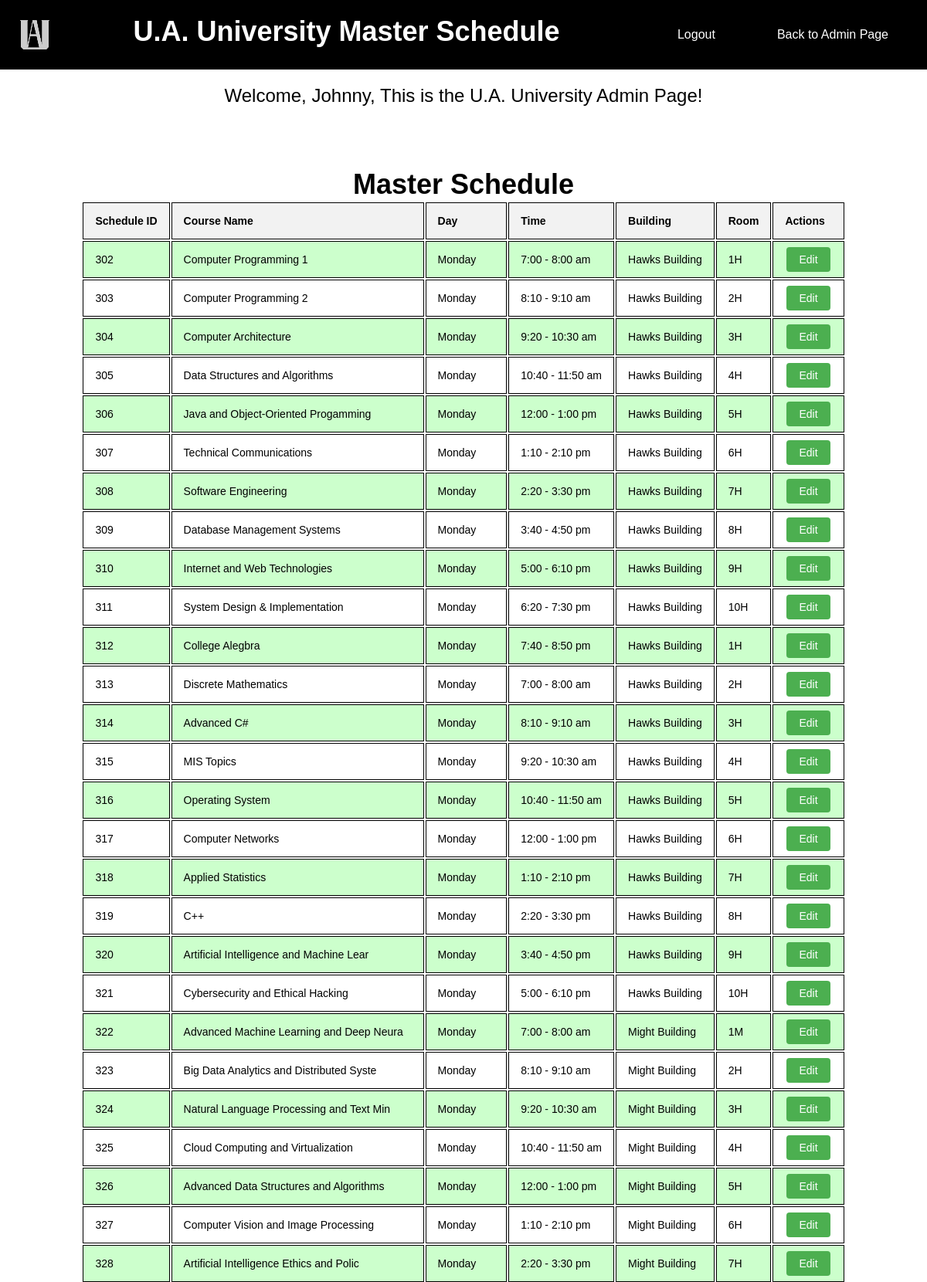
/Systemsproject/master_schedule1.php (signed in, upper part), run on the app's committed database.
### tables this page shows
CREATE TABLE `masterschedule` (
  `ScheduleID` int(11) NOT NULL,
  `CourseID` varchar(100) DEFAULT NULL,
  `CourseName` varchar(40) NOT NULL,
  `Day` varchar(10) DEFAULT NULL,
  `Time` varchar(20) DEFAULT NULL,
  `Bldg` varchar(50) DEFAULT NULL,
  `Room` varchar(50) DEFAULT NULL
);

### Systemsproject/master_schedule1.php (the view, shortened to what this page needs)
<?php
@include 'config1.php';
?>
<!DOCTYPE html>
<html lang="en">
<head>
   <link rel="stylesheet" href="css/fatman1.css">
</head>
   <div class="header">
      <img src="ua.png" alt="U.A. Logo" class="logo">
      <h1>U.A. University Master Schedule</h1>
      <div class="buttons">
         <a href="logout1.php" class="btn">Logout</a>
         <a href="admin_page1.php" class="back-button">Back to Admin Page</a>
      </div>
   </div>
   <div class="welcome-message">
      <p>Welcome, <?php echo $_SESSION['admin_name']; ?>, This is the U.A. University Admin Page!</p>
   <div class="container">
      <div class="content">
</html>
<div class="container">
   <div class="content">
      <h2>Master Schedule</h2>
      <table border="1">
            <th>Schedule ID</th>
            <th>Course Name</th>
            <th>Day</th>
            <th>Time</th>
            <th>Building</th>
            <th>Room</th>
            <th>Actions</th>
         <?php
         $query = "SELECT ScheduleID, CourseName, Day, Time, Bldg, Room FROM masterschedule";
         $result = mysqli_query($conn, $query);
         if (mysqli_num_rows($result) > 0) {
            while($row = mysqli_fetch_assoc($result)) {
                echo "<tr>";
                echo "<td>" . htmlspecialchars($row["ScheduleID"]) . "</td>";
                echo "<td>" . htmlspecialchars($row["CourseName"]) . "</td>";
                echo "<td>" . htmlspecialchars($row["Day"]) . "</td>";
                echo "<td>" . htmlspecialchars($row["Time"]) . "</td>";
                echo "<td>" . htmlspecialchars($row["Bldg"]) . "</td>";
                echo "<td>" . htmlspecialchars($row["Room"]) . "</td>";
                echo "<td><a href='edit_schedule1.php?ScheduleID=" . $row["ScheduleID"] . "' class='edit-btn'>Edit</a></td>";
                echo "</tr>";
             }
            } else {
                echo "<tr><td colspan='6'>No schedule available</td></tr>";
             }
         ?>
      </table>
   </div>
</div>

### Systemsproject/css/fatman1.css (style rules this page uses)
* { font-family: 'Cursive', sans-serif; margin: 0; padding: 0; box-sizing: border-box; outline: none; border: none; text-decoration: none; }
.container { min-height: 100vh; display: flex; align-items: center; justify-content: center; padding: 20px; padding-bottom: 60px; }
.container .content { text-align: center; }

### Systemsproject/master_schedule1.php (style rules this page uses)
.header { background: #000; color: #fff; padding: 20px; text-align: center; display: flex; justify-content: space-between; }
.header h1 { font-size: 36px; }
.container { margin-top: 20px; }
.buttons { display: flex; align-items: center; }
.buttons a { margin-left: 20px; background: #000; color: #fff; padding: 10px 30px; text-decoration: none; border-radius: 5px; }
.header .logo { width: 50px; height: 50px; }
.welcome-message { text-align: center; padding: 20px; font-size: 24px; margin-bottom: 10px; }
th, td { border: 1px solid #000; padding: 15px; text-align: left; font-size: 14px; word-wrap: break-word; }
th { background-color: #f2f2f2; }
tr:nth-child(even) { background-color: #ccffcc; }
.edit-btn { background-color: #4CAF50; color: white; padding: 8px 16px; margin: 4px 2px; border: none; border-radius: 4px; cursor: pointer; text-decoration: none; }

### data on the page
masterschedule: ScheduleID "302", CourseName "Computer Programming 1", Day "Monday", Time "7:00 - 8:00 am", Bldg "Hawks Building", Room "1H"
masterschedule: ScheduleID "303", CourseName "Computer Programming 2", Day "Monday", Time "8:10 - 9:10 am", Bldg "Hawks Building", Room "2H"
masterschedule: ScheduleID "304", CourseName "Computer Architecture", Day "Monday", Time "9:20 - 10:30 am", Bldg "Hawks Building", Room "3H"
masterschedule: ScheduleID "305", CourseName "Data Structures and Algorithms", Day "Monday", Time "10:40 - 11:50 am", Bldg "Hawks Building", Room "4H"
masterschedule: ScheduleID "306", CourseName "Java and Object-Oriented Progamming", Day "Monday", Time "12:00 - 1:00 pm", Bldg "Hawks Building", Room "5H"
masterschedule: ScheduleID "307", CourseName "Technical Communications", Day "Monday", Time "1:10 - 2:10 pm", Bldg "Hawks Building", Room "6H"
masterschedule: ScheduleID "308", CourseName "Software Engineering", Day "Monday", Time "2:20 - 3:30 pm", Bldg "Hawks Building", Room "7H"
masterschedule: ScheduleID "309", CourseName "Database Management Systems", Day "Monday", Time "3:40 - 4:50 pm", Bldg "Hawks Building", Room "8H"
masterschedule: ScheduleID "310", CourseName "Internet and Web Technologies", Day "Monday", Time "5:00 - 6:10 pm", Bldg "Hawks Building", Room "9H"
masterschedule: ScheduleID "311", CourseName "System Design & Implementation", Day "Monday", Time "6:20 - 7:30 pm", Bldg "Hawks Building", Room "10H"
masterschedule: ScheduleID "312", CourseName "College Alegbra", Day "Monday", Time "7:40 - 8:50 pm", Bldg "Hawks Building", Room "1H"
masterschedule: ScheduleID "313", CourseName "Discrete Mathematics", Day "Monday", Time "7:00 - 8:00 am", Bldg "Hawks Building", Room "2H"
masterschedule: ScheduleID "314", CourseName "Advanced C#", Day "Monday", Time "8:10 - 9:10 am", Bldg "Hawks Building", Room "3H"
masterschedule: ScheduleID "315", CourseName "MIS Topics", Day "Monday", Time "9:20 - 10:30 am", Bldg "Hawks Building", Room "4H"
masterschedule: ScheduleID "316", CourseName "Operating System", Day "Monday", Time "10:40 - 11:50 am", Bldg "Hawks Building", Room "5H"
masterschedule: ScheduleID "317", CourseName "Computer Networks", Day "Monday", Time "12:00 - 1:00 pm", Bldg "Hawks Building", Room "6H"
masterschedule: ScheduleID "318", CourseName "Applied Statistics", Day "Monday", Time "1:10 - 2:10 pm", Bldg "Hawks Building", Room "7H"
masterschedule: ScheduleID "319", CourseName "C++", Day "Monday", Time "2:20 - 3:30 pm", Bldg "Hawks Building", Room "8H"
masterschedule: ScheduleID "320", CourseName "Artificial Intelligence and Machine Lear", Day "Monday", Time "3:40 - 4:50 pm", Bldg "Hawks Building", Room "9H"
masterschedule: ScheduleID "321", CourseName "Cybersecurity and Ethical Hacking", Day "Monday", Time "5:00 - 6:10 pm", Bldg "Hawks Building", Room "10H"
masterschedule: ScheduleID "322", CourseName "Advanced Machine Learning and Deep Neura", Day "Monday", Time "7:00 - 8:00 am", Bldg "Might Building", Room "1M"
masterschedule: ScheduleID "323", CourseName "Big Data Analytics and Distributed Syste", Day "Monday", Time "8:10 - 9:10 am", Bldg "Might Building", Room "2H"
masterschedule: ScheduleID "324", CourseName "Natural Language Processing and Text Min", Day "Monday", Time "9:20 - 10:30 am", Bldg "Might Building", Room "3H"
masterschedule: ScheduleID "325", CourseName "Cloud Computing and Virtualization", Day "Monday", Time "10:40 - 11:50 am", Bldg "Might Building", Room "4H"
masterschedule: ScheduleID "326", CourseName "Advanced Data Structures and Algorithms", Day "Monday", Time "12:00 - 1:00 pm", Bldg "Might Building", Room "5H"
masterschedule: ScheduleID "327", CourseName "Computer Vision and Image Processing", Day "Monday", Time "1:10 - 2:10 pm", Bldg "Might Building", Room "6H"
masterschedule: ScheduleID "328", CourseName "Artificial Intelligence Ethics and Polic", Day "Monday", Time "2:20 - 3:30 pm", Bldg "Might Building", Room "7H"

### other printed values
$_SESSION['admin_name'] "Johnny"
